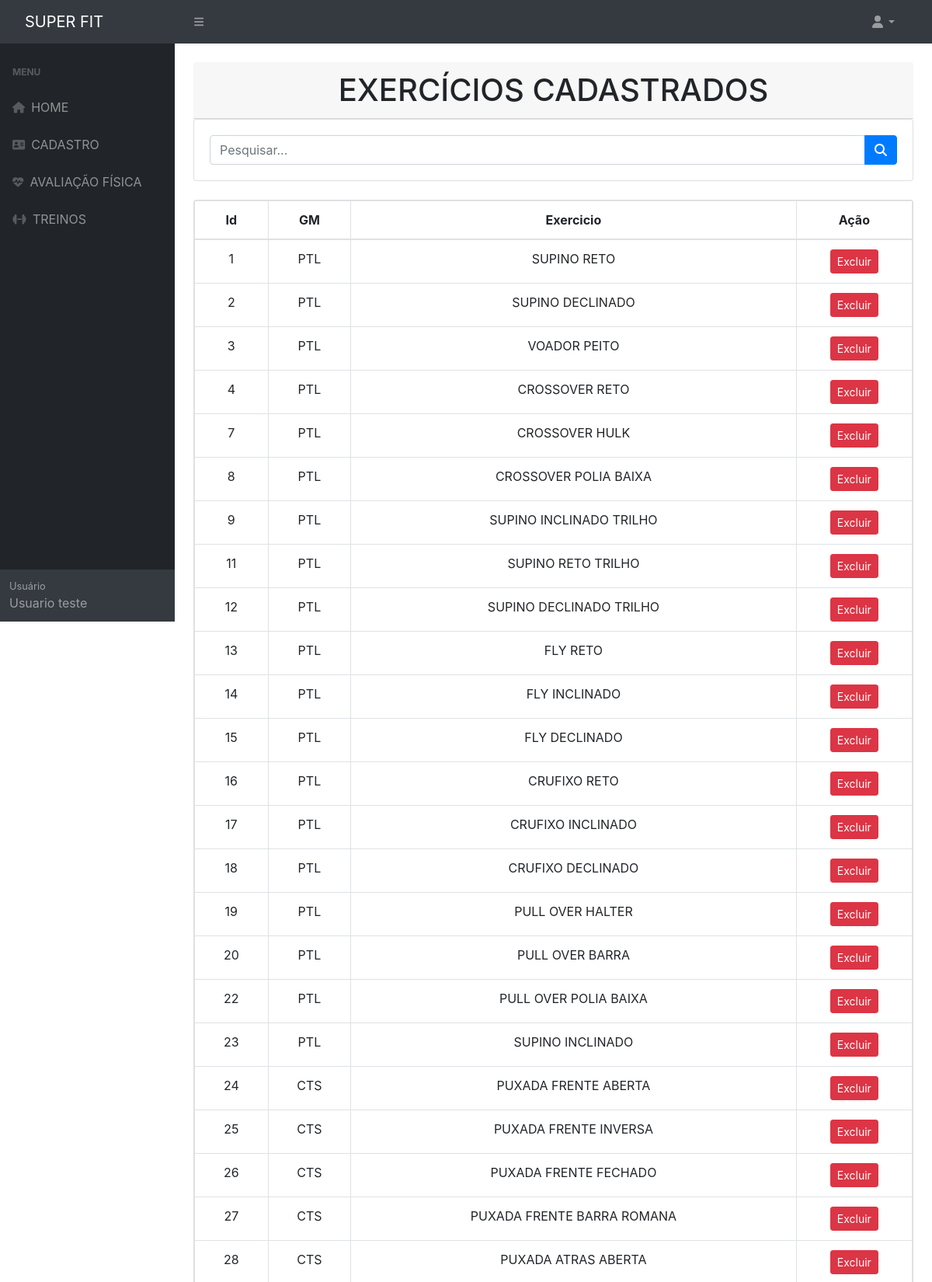
The app's page /pesquisa-exercicio.php (signed in, upper part) with its own data.
### tables this page shows
CREATE TABLE `exercicios` (
  `idExercicio` int NOT NULL,
  `grupoMuscular` char(3) DEFAULT NULL,
  `descricao` varchar(45) DEFAULT NULL
);

### conexao/Conexao.php (called while the page is built)
<?php
class Conexao
{
    public static $instance;
    public static function getConexao()
    {
        if(!isset(self::$instance)){
            self::$instance = new PDO('mysql:host=localhost;dbname=mydb', 'root', 'root', array(PDO::MYSQL_ATTR_INIT_COMMAND => "SET NAMES utf8"));
            self::$instance->setAttribute(PDO::ATTR_ERRMODE, PDO::ERRMODE_EXCEPTION);
            self::$instance->setAttribute(PDO::ATTR_ORACLE_NULLS, PDO::NULL_EMPTY_STRING);
        }
        return self::$instance;
    }
}
?>

### dao/ExercicioDAO.php (called while the page is built, shortened)
<?php
    class ExercicioDAO
    {
        public function read() {
            try {
                $sql = "SELECT * FROM exercicios ORDER BY idExercicio";
                $result = Conexao::getConexao()->query($sql);
                $lista = $result->fetchAll(PDO::FETCH_ASSOC);
                $f_lista = array();
                foreach ($lista as $l) {
                    $f_lista[] = $this->listaExercicio($l);
                }
                return $f_lista;
            } catch (Exception $e) {
                print "Ocorreu um erro ao tentar Buscar Todos." . $e;
            }
        }
        private function listaExercicio($row) {
            $exercicio = new Exercicio();
            $exercicio->setIdExercicio($row['idExercicio']);
            $exercicio->setGrupoMuscular($row['grupoMuscular']);
            $exercicio->setDescricao($row['descricao']);
            return $exercicio;
        }
    }
?>

### model/Exercicio.php (called while the page is built)
<?php
    Class Exercicio{
        private $idExercicio;
        private $grupoMuscular;
        private $descricao;
        function getIdExercicio()
        {
            return $this->idExercicio;
        }
        function setIdExercicio($idExercicio)
        {
            $this->idExercicio = $idExercicio;
        }
        function getGrupoMuscular()
        {
            return $this->grupoMuscular;
        }
        function setGrupoMuscular($grupoMuscular)
        {
            $this->grupoMuscular = $grupoMuscular;
        }
        function getDescricao()
        {
            return $this->descricao;
        }
        function setDescricao($descricao)
        {
            $this->descricao = $descricao;
        }
    }
?>

### pesquisa-exercicio.php (the view, shortened to what this page needs)
<?php
include_once('include/header.php');
include_once('include/navbar.php');
include_once('include/sidebar.php');
include_once('./conexao/Conexao.php');
include_once('./model/Exercicio.php');
include_once('./dao/ExercicioDAO.php');
$exerciciodao = new ExercicioDAO();
?>
<main>
    <div class="container-fluid px-4 text-center">
        <h1 class="card-header mt-4">EXERCÍCIOS CADASTRADOS</h1>
        <div class="card mb-4">
            <div class="card-body">
                <div class="input-group">
                    <input class="form-control" type="text" placeholder="Pesquisar..." aria-label="Search for..." aria-describedby="btnNavbarSearch" />
                    <button class="btn btn-primary" id="btnNavbarSearch" type="button"><i class="fas fa-search"></i></button>
                </div>
            </div>
        </div>
        <div class="card mb-4">
            <table class="table table-bordered">
                <thead>
                    <tr>
                    	<th>Id</th>
                        <th>GM</th>
                        <th>Exercicio</th>
                        <th>Ação</th>
                    </tr>
                </thead>
                <tbody>
                <?php foreach ($exerciciodao->read() as $exercicio) : ?>
                    <tr>
                        <td><?= $exercicio->getIdExercicio() ?></td>
                        <td><?= $exercicio->getGrupoMuscular() ?></td>
                        <td><?= $exercicio->getDescricao() ?></td>
                        <td class="text-center">
                            <a href="controller/ExercicioController.php?del=<?= $exercicio->getIdExercicio() ?>">
                            <button class="btn btn-danger btn-sm" type="button">Excluir</button></a>
                        </td>
                    </tr>
                    <?php endforeach ?>
                </tbody>
            </table>
        </div>
    </div>
</main>
</body>
<?php
include_once('include/footer.php');
?>

### records on screen
exercicios: idExercicio "1", grupoMuscular "PTL", descricao "SUPINO RETO"
exercicios: idExercicio "2", grupoMuscular "PTL", descricao "SUPINO DECLINADO"
exercicios: idExercicio "3", grupoMuscular "PTL", descricao "VOADOR PEITO"
exercicios: idExercicio "4", grupoMuscular "PTL", descricao "CROSSOVER RETO"
exercicios: idExercicio "7", grupoMuscular "PTL", descricao "CROSSOVER HULK"
exercicios: idExercicio "8", grupoMuscular "PTL", descricao "CROSSOVER POLIA BAIXA"
exercicios: idExercicio "9", grupoMuscular "PTL", descricao "SUPINO INCLINADO TRILHO"
exercicios: idExercicio "11", grupoMuscular "PTL", descricao "SUPINO RETO TRILHO"
exercicios: idExercicio "12", grupoMuscular "PTL", descricao "SUPINO DECLINADO TRILHO"
exercicios: idExercicio "13", grupoMuscular "PTL", descricao "FLY RETO"
exercicios: idExercicio "14", grupoMuscular "PTL", descricao "FLY INCLINADO"
exercicios: idExercicio "15", grupoMuscular "PTL", descricao "FLY DECLINADO"
exercicios: idExercicio "16", grupoMuscular "PTL", descricao "CRUFIXO RETO"
exercicios: idExercicio "17", grupoMuscular "PTL", descricao "CRUFIXO INCLINADO"
exercicios: idExercicio "18", grupoMuscular "PTL", descricao "CRUFIXO DECLINADO"
exercicios: idExercicio "19", grupoMuscular "PTL", descricao "PULL OVER HALTER"
exercicios: idExercicio "20", grupoMuscular "PTL", descricao "PULL OVER BARRA"
exercicios: idExercicio "22", grupoMuscular "PTL", descricao "PULL OVER POLIA BAIXA"
exercicios: idExercicio "23", grupoMuscular "PTL", descricao "SUPINO INCLINADO"
exercicios: idExercicio "24", grupoMuscular "CTS", descricao "PUXADA FRENTE ABERTA"
exercicios: idExercicio "25", grupoMuscular "CTS", descricao "PUXADA FRENTE INVERSA"
exercicios: idExercicio "26", grupoMuscular "CTS", descricao "PUXADA FRENTE FECHADO"
exercicios: idExercicio "27", grupoMuscular "CTS", descricao "PUXADA FRENTE BARRA ROMANA"
exercicios: idExercicio "28", grupoMuscular "CTS", descricao "PUXADA ATRAS ABERTA"
